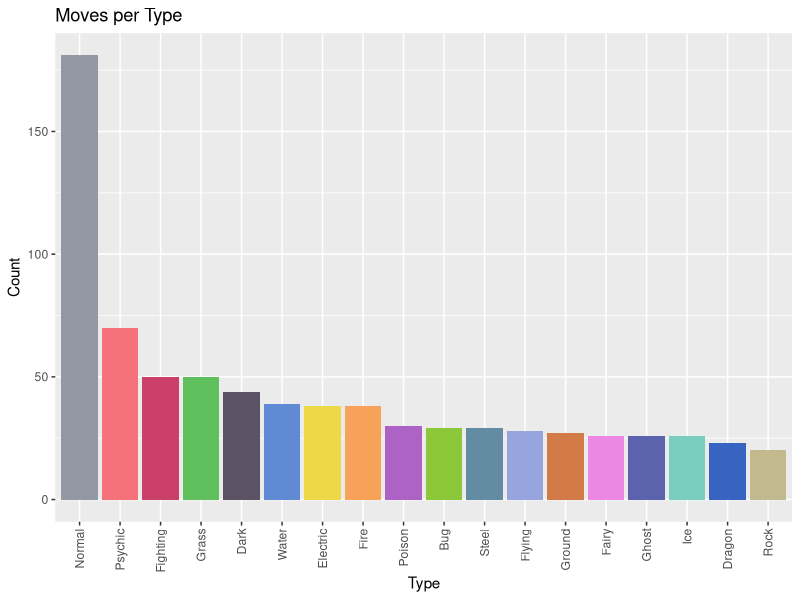
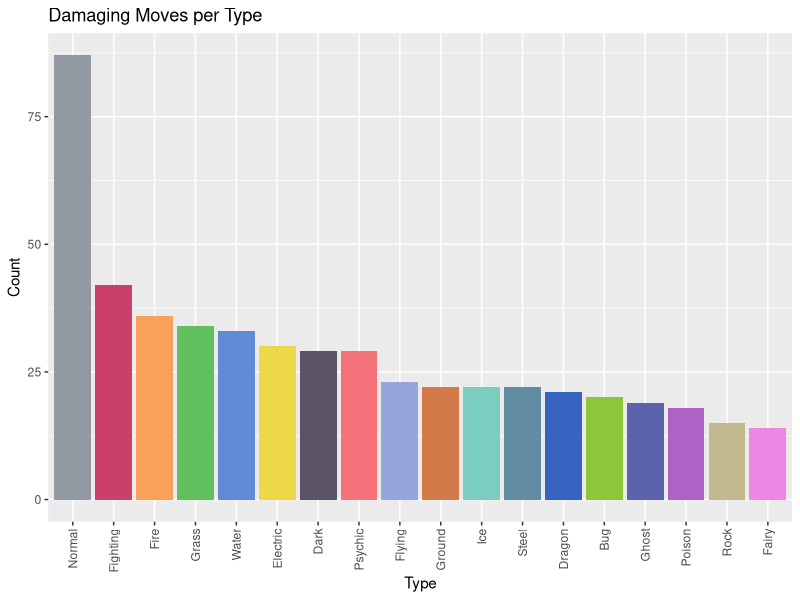
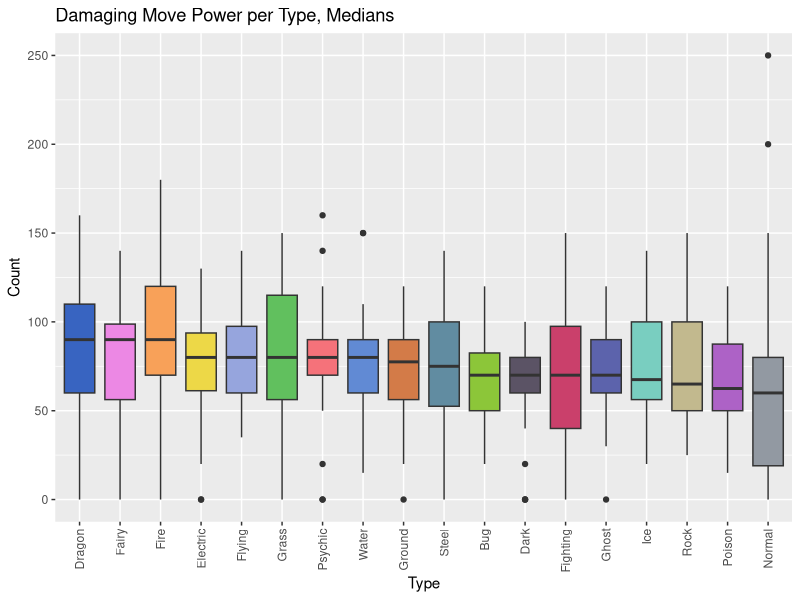
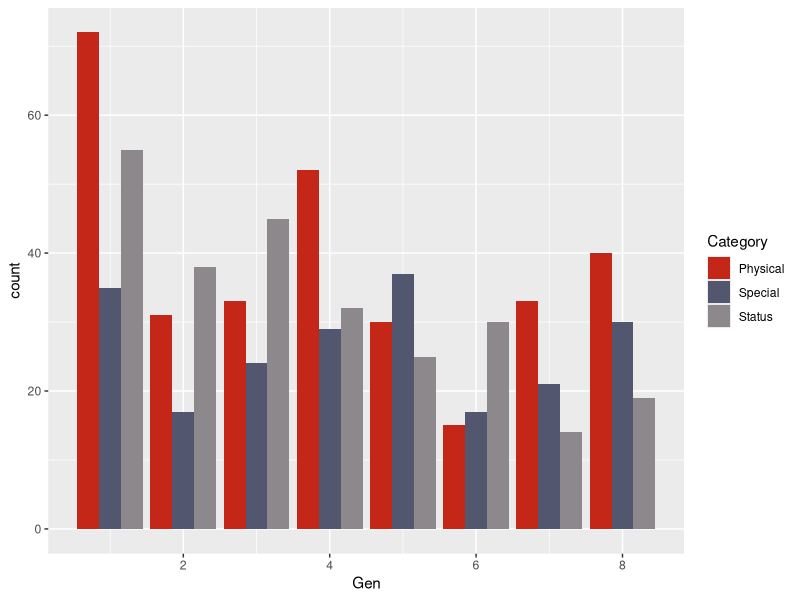
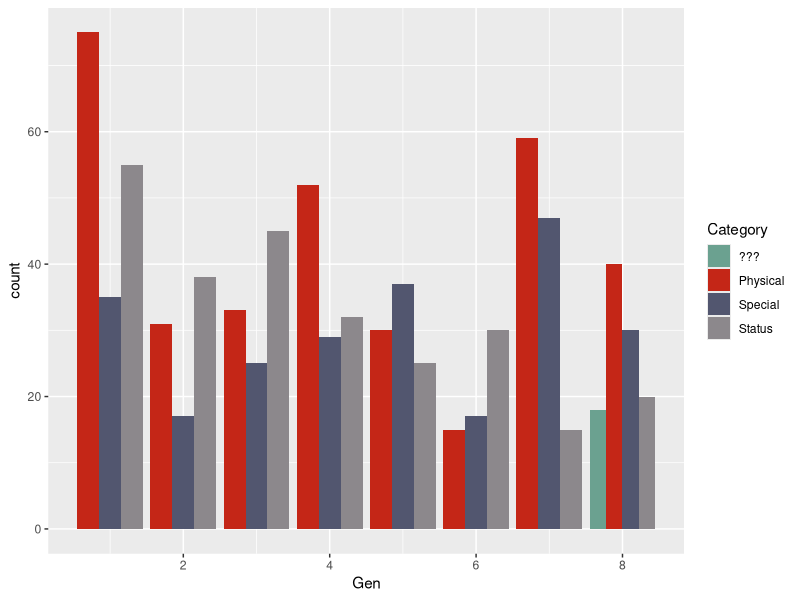
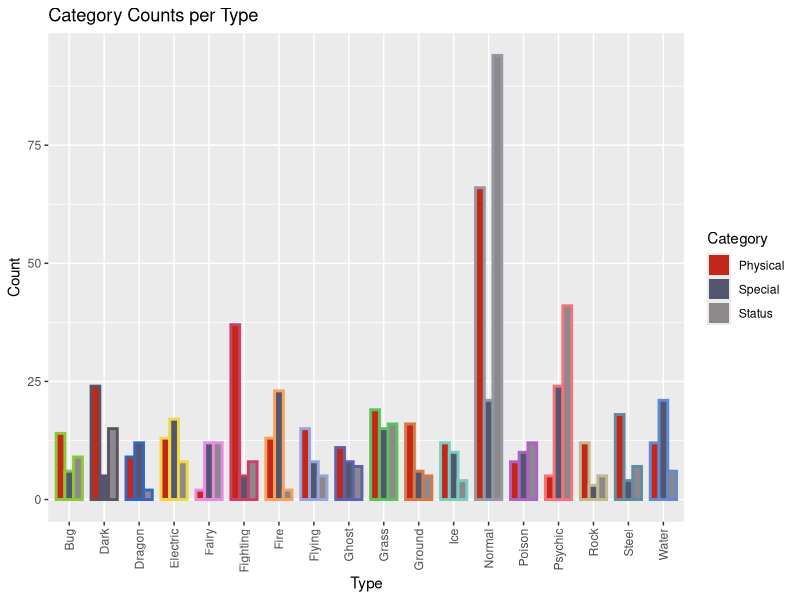
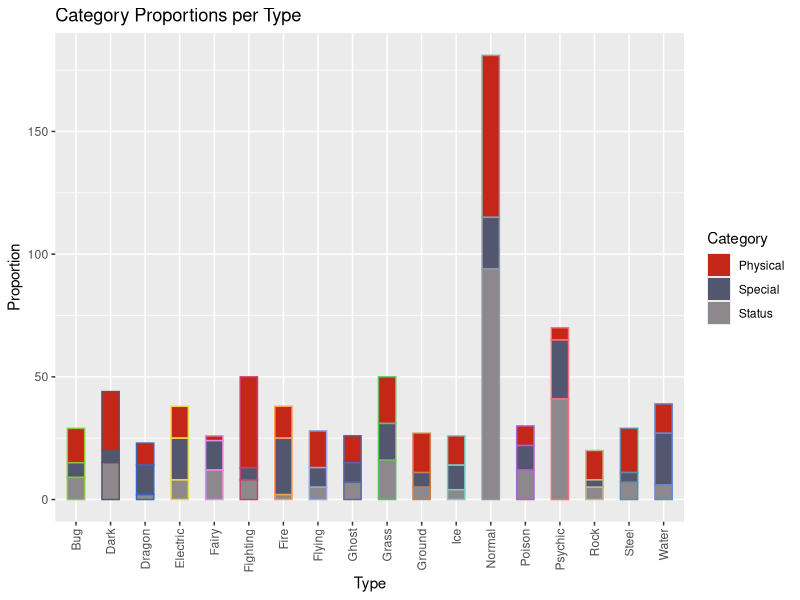
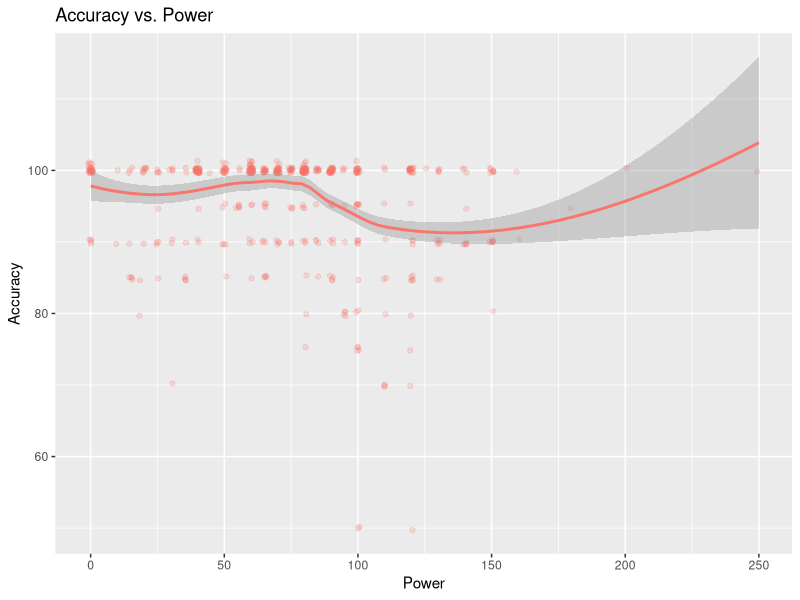

The R script that drew these images, in order:
# @@@@@@@@@@@@@@@@@@@@@@@@@@@@@@@@@@@@@@@@@@@@@@@
#
# Pokemon EDA: The Moves
#
# @@@@@@@@@@@@@@@@@@@@@@@@@@@@@@@@@@@@@@@@@@@@@@@

# Package loading ===============================

library(tidyverse)


# Data loading ==================================

moves_all <- read_csv("Pokemon_moves.csv")


# Some other preliminary things =================

`%!in%` = Negate(`%in%`)

# The types list
types <- list(
  "Bug", "Dark", "Dragon", "Electric", "Fairy", "Fighting",
  "Fire", "Flying", "Ghost", "Grass", "Ground", "Ice", 
  "Normal", "Poison", "Psychic", "Rock", "Steel", "Water"
)

type_colors <- c(
  "Bug" = "#8cc639", 
  "Dark" = "#5b5365", 
  "Dragon" = "#3864c1", 
  "Electric" = "#edd847", 
  "Fairy" = "#ec88e4", 
  "Fighting" = "#ca406b", 
  "Fire" = "#f8a159", 
  "Flying" = "#96a5dd", 
  "Ghost" = "#5c63ac", 
  "Grass" = "#61c05e", 
  "Ground" = "#d37b48", 
  "Ice" = "#79cec0", 
  "Normal" = "#9299a2", 
  "Poison" = "#ad62c6", 
  "Psychic" = "#f5727a", 
  "Rock" = "#c2b98e", 
  "Steel" = "#618ca1", 
  "Water" = "#618ad4"
)


# Some general filtering ========================

# Filtering (improved)
moves_all <- moves_all %>% 
  mutate(
    Generation = 
      case_when(
        Gen == 8 ~ "VIII: Galar and Hisui", 
        Gen == 7 ~ "VII: Alola", 
        Gen == 6 ~ "VI: Kalos", 
        Gen == 5 ~ "V: Unova", 
        Gen == 4 ~ "IV: Sinnoh", 
        Gen == 3 ~ "III: Hoenn", 
        Gen == 2 ~ "II: Johto", 
        TRUE ~ "I: Kanto"
      )
  )

maxes <- grep("^Max", moves_all$Name, value = TRUE)
moves_all <- moves_all %>% 
  mutate(
    Gimmick = 
      case_when(
        PP == 1 & Name != "Struggle" & Name != "Sketch" ~ "Z-move",
        Name %in% maxes ~ "Max move",
        Power == 5000 ~ "OHKO", 
        TRUE ~ "None"
      )
  )
moves <- moves_all %>% 
  filter(Gimmick == "None")
rm(maxes)

# Damaging moves only (without OHKO, Max)
moves_damage <- moves %>% 
  filter(Category != "Status")


# Summaries per type ============================

# Basic summaries

moves_per_type <- moves %>% 
  group_by(Type) %>% 
  summarize(count = n())

moves_summaries <- moves %>% 
  group_by(Type) %>% 
  summarize(
    count = n(),
    pwr_avg = mean(Power),
    acc_avg = mean(Accuracy),
    pp_avg = mean(PP)
  )

moves_dmg_summaries <- moves_damage %>% 
  group_by(Type) %>% 
  summarize(
    count = n(),
    pwr_avg = mean(Power),
    acc_avg = mean(Accuracy),
    pp_avg = mean(PP)
  )

# Contact moves per type
contact_moves_per_type <- moves %>% 
  filter(Contact == TRUE) %>% 
  group_by(Type) %>% 
  summarize(count_contact = n())
contact_moves_per_type <- inner_join(
  moves_per_type,
  contact_moves_per_type, 
  by = "Type",
) %>% 
  mutate(ratio = round(count_contact / count, 3)) %>% 
  select(Type, count_contact, count, ratio) %>% 
  arrange(desc(ratio))

# Some plots
# > scale_fill_manual can color each bar

# All moves by type
ggplot(moves_summaries, aes(reorder(Type, -count), count, fill = Type)) + 
  geom_bar(stat = "identity", size = 0.5) + 
  scale_fill_manual(
    values = type_colors
  ) + 
  theme(
    axis.text.x = element_text(angle = 90, vjust = 0.5, hjust = 1),
    legend.position = "none"
  ) + 
  labs(
    title = "Moves per Type",
    x = "Type",
    y = "Count"
  )

# Damaging moves by type
ggplot(moves_dmg_summaries, aes(reorder(Type, -count), count, fill = Type)) + 
  geom_bar(stat = "identity") + 
  scale_fill_manual(
    values = type_colors
  ) + 
  theme(
    axis.text.x = element_text(angle = 90, vjust = 0.5, hjust = 1),
    legend.position = "none"
  ) + 
  labs(
    title = "Damaging Moves per Type",
    x = "Type",
    y = "Count"
  )

# A survey of damaging moves per type
ggplot(moves_damage, aes(reorder(Type, -Power, median), Power, fill = Type)) + 
  geom_boxplot() + 
  scale_fill_manual(
    values = type_colors
  ) + 
  theme(
    axis.text.x = element_text(angle = 90, vjust = 0.5, hjust = 1),
    legend.position = "none"
  ) + 
  labs(
    title = "Damaging Move Power per Type, Medians",
    x = "Type",
    y = "Count"
  )


# Summaries by generation =======================

# All moves
moves_summary_gen_all <- moves_all %>% 
  group_by(Gen) %>% 
  summarize(
    Count = n(),
    pwr_avg = mean(Power),
    acc_avg = mean(Accuracy),
    pp_avg = mean(PP)
  )

# Excludes OHKO, Z, Max
moves_summary_gen <- moves %>% 
  group_by(Gen) %>% 
  summarize(
    Count = n(),
    pwr_avg = mean(Power),
    acc_avg = mean(Accuracy),
    pp_avg = mean(PP)
  )

# Gen and category
moves_gen_cat <- moves_all %>% 
  group_by(Gen, Category) %>% 
  summarize(
    Count = n()
  )

# Plot of moves (no OHKO, etc.) per gen
ggplot(moves, aes(Gen, fill = Category)) + 
  geom_bar(position = "dodge") + 
  scale_fill_manual(
    "Category", 
    values = c(
      "Physical" = "#C42617", 
      "Special" = "#52566F", 
      "Status" = "#8C888C"
    )
  )

# Plot of all moves per gen
ggplot(moves_all, aes(Gen, fill = Category)) + 
  geom_bar(position = "dodge") + 
  scale_fill_manual(
    "Category", 
    values = c(
      "Physical" = "#C42617", 
      "Special" = "#52566F", 
      "Status" = "#8C888C", 
      "???" = "#6BA190"
    )
  )

# Category and types
moves %>% 
  group_by(Type, Category) %>%  
  ggplot() + 
  aes(x = Type, color = Type, fill = Category) + 
  geom_bar(size = 1, width = 0.75, position = "dodge") + 
  scale_fill_manual(
    values = c(
      "Physical" = "#C42617", 
      "Special" = "#52566F", 
      "Status" = "#8C888C"
    )
  ) + 
  scale_color_manual(
    values = type_colors
  ) + 
  theme(
    axis.text.x = element_text(angle = 90, vjust = 0.5, hjust = 1)
  ) + 
  guides(color = "none") + 
  labs(
    title = "Category Counts per Type",
    x = "Type",
    y = "Count",
    fill = "Category"
  )


# Category and type proportions
ggplot(moves, aes(Type, color = Type, fill = Category)) + 
  geom_bar(width = 0.5, position = "stack") + 
  scale_fill_manual(
    values = c(
      "Physical" = "#C42617", 
      "Special" = "#52566F", 
      "Status" = "#8C888C"
    )
  ) +
  scale_color_manual(values = type_colors) + 
  theme(
    axis.text.x = element_text(angle = 90, vjust = 0.5, hjust = 1)
  ) + 
  guides(color = "none") + 
  labs(
    title = "Category Proportions per Type",
    x = "Type",
    y = "Proportion",
    fill = "Category"
  )

# Accuracy vs. Power
colors2 <- c(
  "All moves" = "#433fe7", 
  "Damaging moves" = "#fb7639"
)
ggplot(
  moves_damage, 
  aes(Power, Accuracy, color = "#c00000")
) + 
  geom_jitter(alpha = 0.2) + 
  geom_smooth() + 
  guides(color = "none") + 
  labs(
    title = "Accuracy vs. Power"
  )

ggplot(
  moves, 
  aes(Power, Accuracy, color = "All moves")
) + 
  geom_jitter(alpha = 0.2) + 
  geom_smooth() +
  geom_jitter(
    data = moves_damage, 
    aes(Power, Accuracy, color = "Damaging moves"), 
    alpha = 0.2
  ) + 
  geom_smooth(
    data = moves_damage,
    aes(Power, Accuracy, color = "Damaging moves")
  ) +
  guides(alpha = "none") + 
  labs(
    title = "Accuracy vs. Power", 
    color = "Legend"
  ) + 
  scale_color_manual(values = colors2)

# Power vs. PP
ggplot(
  moves, 
  aes(PP, Power, color = "All moves")
) + 
  geom_jitter(alpha = 0.2) + 
  geom_smooth() +
  geom_jitter(
    data = filter(moves, Power > 0), 
    aes(PP, Power, color = "Damaging moves"), 
    alpha = 0.2
  ) + 
  geom_smooth(
    data = filter(moves, Power > 0),
    aes(PP, Power, color = "Damaging moves")
  ) +
  guides(alpha = "none") + 
  labs(
    x = "PP", 
    y = "Power", 
    title = "Power vs. PP", 
    color = "Legend"
  ) + 
  scale_color_manual(values = colors2)

ggplot(
  moves, 
  aes(PP, Power, color = "All moves")
) + 
  geom_smooth() + 
  geom_smooth(
    data = filter(moves, Power > 0), 
    aes(PP, Power, color = "Damaging moves")
  ) + 
  labs(
    x = "PP", 
    y = "Power", 
    title = "Power vs. PP", 
    color = "Legend"
  ) + 
  scale_color_manual(values = colors2)

# Accuracy vs. PP
ggplot(
  moves, 
  aes(PP, Accuracy, color = "All moves")
) + 
  geom_jitter(alpha = 0.2) + 
  geom_smooth() +
  geom_jitter(
    data = moves_damage, 
    aes(PP, Accuracy, color = "Damaging moves"), 
    alpha = 0.2
  ) + 
  geom_smooth(
    data = moves_damage,
    aes(PP, Accuracy, color = "Damaging moves")
  ) +
  guides(alpha = "none") + 
  labs( 
    title = "Accuracy vs. PP", 
    color = "Legend"
  ) + 
  scale_color_manual(values = colors2)

ggplot(
  moves, 
  aes(PP, Accuracy, color = "All moves")
) + 
  geom_smooth() + 
  geom_smooth(
    data = moves_damage, 
    aes(PP, Accuracy, color = "Damaging moves")
  ) + 
  labs( 
    title = "Accuracy vs. PP, no scatterplot", 
    color = "Legend"
  ) + 
  scale_color_manual(values = colors2)



